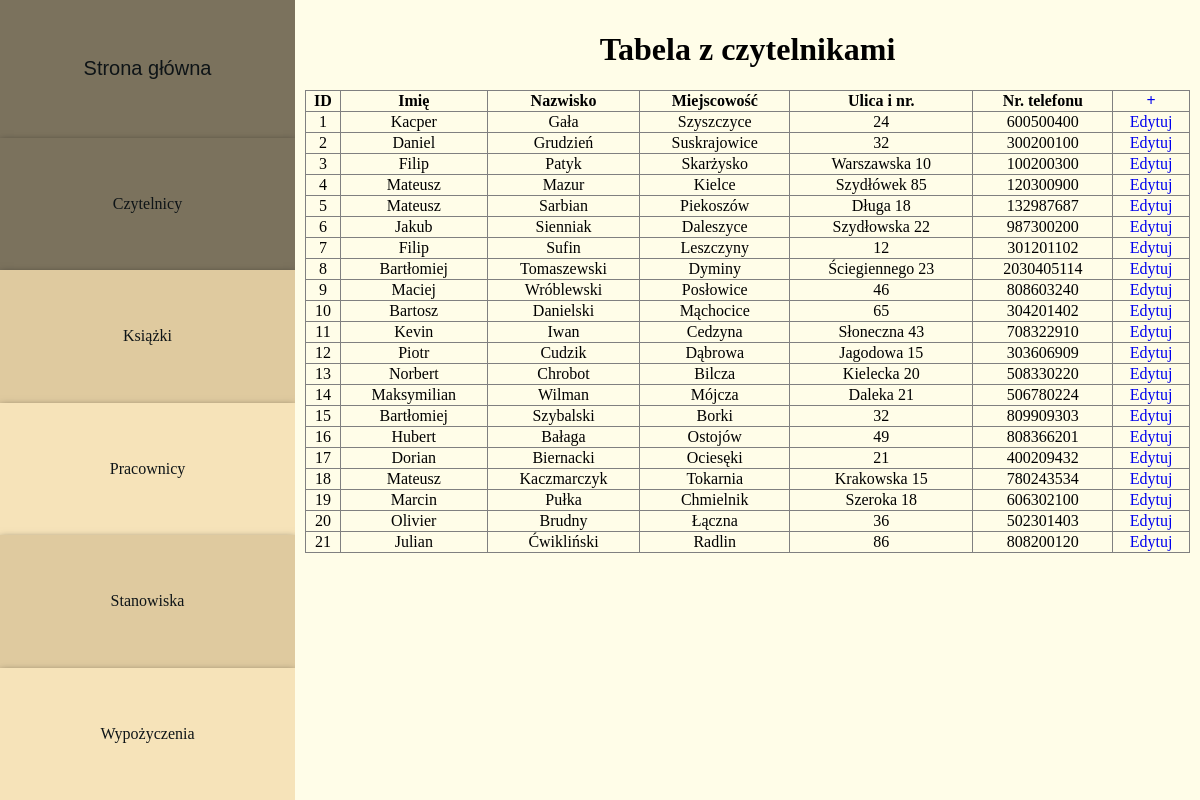
The page /czytelnicy.php on the database its author committed.
### tables this page shows
CREATE TABLE `czytelnicy` (
  `id_czytelnika` int(11) NOT NULL,
  `imie` varchar(30) NOT NULL,
  `nazwisko` varchar(40) NOT NULL,
  `miejscowosc` varchar(30) NOT NULL,
  `ulica_i_nr` varchar(25) NOT NULL,
  `telefon` varchar(12) NOT NULL
);

### czytelnicy.php (the view, shortened to what this page needs)
<!DOCTYPE html>
<html lang="pl">
<head>
    <link rel="stylesheet" href="style.css">
</head>
<body>
<div class="container">
    <?php
    $strona = 'czytelnicy';
    include 'menu.php';
    ?>
    <div class="main-content">
        <h1 style="text-align: center;">
            Tabela z czytelnikami
        </h1>
        <?php
        $sql = "SELECT id_czytelnika AS ID,
                imie AS Imię,
                nazwisko AS Nazwisko,
                miejscowosc AS Miejscowość,
                ulica_i_nr as 'Ulica i nr.',
                telefon AS 'Nr. telefonu',
                'Edytuj' AS '+' FROM czytelnicy";
        $query = $con->query($sql);
        if ($query->num_rows > 0) {
            echo '<table border="1" style="width:100%; border-collapse: collapse; text-align: center;">';
            echo '<tr>';
            $fetch_fields = $query->fetch_fields();
            foreach ($fetch_fields as $f) {
                if ($f->name === '+') echo '<th>' . '<a href="dodaj.php?t=czytelnicy">' . '+' . "</a>" .'</th>';
                else echo '<th>' . $f->name . '</th>';
            }
            echo '</tr>';
            while ($fetch_assoc = $query->fetch_assoc()) {
                echo '<tr>';
                foreach ($fetch_fields as $f) {
                    $fa = $fetch_assoc[$f->name];
                    if ($f->name === '+') {
                        echo '<td><a href="edytuj.php?id=' . $fetch_assoc['ID'] . "&t=czytelnicy" . '">' . $fa . '</a></td>';
                    }
                    else {
                        echo '<td>' . $fa . '</td>';
                    }
                }
                echo '</tr>';
            }
            echo '</table>';
        } else {
            echo 'Brak danych w tabeli czytelnicy.';
        }
        ?>
    </div>
</div>
</body>
</html>

### menu.php (shortened to what this page needs)
<div class="menu">
    <a href="index.php" class="menu-1 <?php if ($strona === 'index') echo 'akt'; ?>">Strona główna</a>
    <a href="czytelnicy.php" class="menu-2 <?php if ($strona === 'czytelnicy') echo 'akt'; ?>">Czytelnicy</a>
    <a href="ksiazki.php" class="menu-1 <?php if ($strona === 'ksiazki') echo 'akt'; ?>">Książki</a>
    <a href="pracownicy.php" class="menu-2 <?php if ($strona === 'prawonicy') echo 'akt'; ?>">Pracownicy</a>
    <a href="stanowiska.php" class="menu-1 <?php if ($strona === 'stanowiska') echo 'akt'; ?>">Stanowiska</a>
    <a href="wypozyczenia.php" class="menu-2 <?php if ($strona === 'wypozyczenia') echo 'akt'; ?>">Wypożyczenia</a>
</div>

### style.css (style rules this page uses)
html, body { margin: 0; padding: 0; height: 100%; }
.container { display: flex; height: 100vh; }
.menu { display: flex; flex-direction: column; width: 25%; background-color: #f4f4f4; }
.menu-1, .menu-2 { display: flex; align-items: center; justify-content: center; flex-grow: 1; text-align: center; color: #0e1417; transition: background-color 0.3s; box-shadow: 0 4px 8px rgba(0, 0, 0, 0.8); }
.menu-1 { background-color: #DFCA9F; }
.menu-2 { background-color: #F6E3B9; }
.menu-2.akt { background-color: #7b725d; }
a { text-decoration: none; }
.main-content { text-align: center; align-items: center; justify-content: center; width: 75%; padding: 10px; background-color: #FFFDE8; }

### rows shown on the page
czytelnicy: id_czytelnika "1", imie "Kacper", nazwisko "Gała", miejscowosc "Szyszczyce", ulica_i_nr "24", telefon "600500400", fa "Edytuj"
czytelnicy: id_czytelnika "2", imie "Daniel", nazwisko "Grudzień", miejscowosc "Suskrajowice", ulica_i_nr "32", telefon "300200100", fa "Edytuj"
czytelnicy: id_czytelnika "3", imie "Filip", nazwisko "Patyk", miejscowosc "Skarżysko", ulica_i_nr "Warszawska 10", telefon "100200300", fa "Edytuj"
czytelnicy: id_czytelnika "4", imie "Mateusz", nazwisko "Mazur", miejscowosc "Kielce", ulica_i_nr "Szydłówek 85", telefon "120300900", fa "Edytuj"
czytelnicy: id_czytelnika "5", imie "Mateusz", nazwisko "Sarbian", miejscowosc "Piekoszów", ulica_i_nr "Długa 18", telefon "132987687", fa "Edytuj"
czytelnicy: id_czytelnika "6", imie "Jakub", nazwisko "Sienniak", miejscowosc "Daleszyce", ulica_i_nr "Szydłowska 22", telefon "987300200", fa "Edytuj"
czytelnicy: id_czytelnika "7", imie "Filip", nazwisko "Sufin", miejscowosc "Leszczyny", ulica_i_nr "12", telefon "301201102", fa "Edytuj"
czytelnicy: id_czytelnika "8", imie "Bartłomiej", nazwisko "Tomaszewski", miejscowosc "Dyminy", ulica_i_nr "Ściegiennego 23", telefon "2030405114", fa "Edytuj"
czytelnicy: id_czytelnika "9", imie "Maciej", nazwisko "Wróblewski", miejscowosc "Posłowice", ulica_i_nr "46", telefon "808603240", fa "Edytuj"
czytelnicy: id_czytelnika "10", imie "Bartosz", nazwisko "Danielski", miejscowosc "Mąchocice", ulica_i_nr "65", telefon "304201402", fa "Edytuj"
czytelnicy: id_czytelnika "11", imie "Kevin", nazwisko "Iwan", miejscowosc "Cedzyna", ulica_i_nr "Słoneczna 43", telefon "708322910", fa "Edytuj"
czytelnicy: id_czytelnika "12", imie "Piotr", nazwisko "Cudzik", miejscowosc "Dąbrowa", ulica_i_nr "Jagodowa 15", telefon "303606909", fa "Edytuj"
czytelnicy: id_czytelnika "13", imie "Norbert", nazwisko "Chrobot", miejscowosc "Bilcza", ulica_i_nr "Kielecka 20", telefon "508330220", fa "Edytuj"
czytelnicy: id_czytelnika "14", imie "Maksymilian", nazwisko "Wilman", miejscowosc "Mójcza", ulica_i_nr "Daleka 21", telefon "506780224", fa "Edytuj"
czytelnicy: id_czytelnika "15", imie "Bartłomiej", nazwisko "Szybalski", miejscowosc "Borki", ulica_i_nr "32", telefon "809909303", fa "Edytuj"
czytelnicy: id_czytelnika "16", imie "Hubert", nazwisko "Bałaga", miejscowosc "Ostojów", ulica_i_nr "49", telefon "808366201", fa "Edytuj"
czytelnicy: id_czytelnika "17", imie "Dorian", nazwisko "Biernacki", miejscowosc "Ociesęki", ulica_i_nr "21", telefon "400209432", fa "Edytuj"
czytelnicy: id_czytelnika "18", imie "Mateusz", nazwisko "Kaczmarczyk", miejscowosc "Tokarnia", ulica_i_nr "Krakowska 15", telefon "780243534", fa "Edytuj"
czytelnicy: id_czytelnika "19", imie "Marcin", nazwisko "Pułka", miejscowosc "Chmielnik", ulica_i_nr "Szeroka 18", telefon "606302100", fa "Edytuj"
czytelnicy: id_czytelnika "20", imie "Olivier", nazwisko "Brudny", miejscowosc "Łączna", ulica_i_nr "36", telefon "502301403", fa "Edytuj"
czytelnicy: id_czytelnika "21", imie "Julian", nazwisko "Ćwikliński", miejscowosc "Radlin", ulica_i_nr "86", telefon "808200120", fa "Edytuj"

### other values the page prints
$f->name "ID"
$f->name "Imię"
$f->name "Nazwisko"
$f->name "Miejscowość"
$f->name "Ulica i nr."
$f->name "Nr. telefonu"
